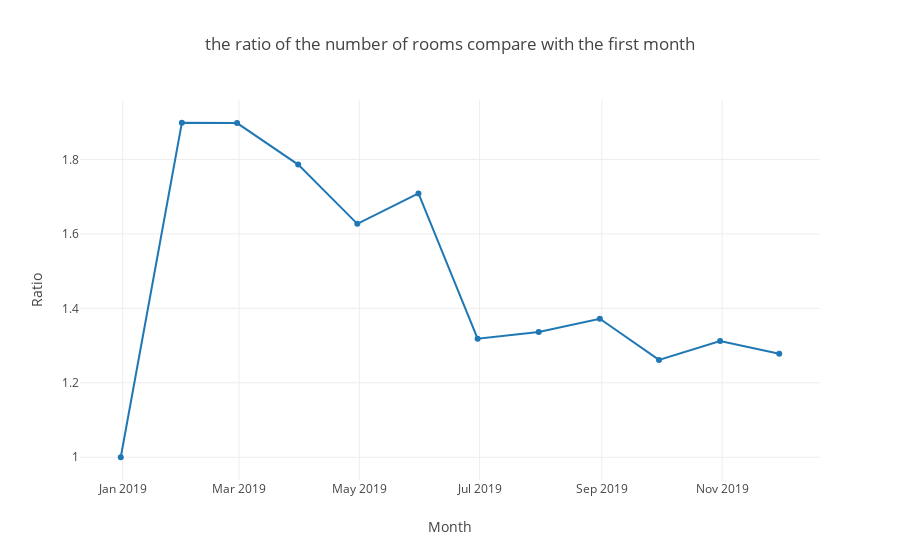

Notebook cell for this chart:
### Code cell
trace6 = go.Scatter(
    x = number_hire_room.index[:-1],
    y = number_hire_room.price[:-1]/number_hire_room.price[0]
)
data6 = [trace6]
layout6 = go.Layout(
    title = "the ratio of the number of rooms compare with the first month",
    xaxis = dict(title = "Month"),
    yaxis = dict(title = "Ratio")
)
fig6 = go.Figure(data = data6, layout = layout6)

offline.iplot(fig6)

### Figure 1 — Plotly figure (JSON) as saved in the notebook; plotly's stock layout.template omitted (floating-point values rounded to 4 significant figures)
{"data": [{"type": "scatter", "uid": "54b2d5a4-2ead-458f-b4da-89848c04983c", "x": ["2018-12-31", "2019-01-31", "2019-02-28", "2019-03-31", "2019-04-30", "2019-05-31", "2019-06-30", "2019-07-31", "2019-08-31", "2019-09-30", "2019-10-31", "2019-11-30"], "y": [1, 1.899, 1.898, 1.786, 1.627, 1.709, 1.318, 1.337, 1.372, 1.262, 1.313, 1.278]}], "layout": {"title": {"text": "the ratio of the number of rooms compare with the first month"}, "xaxis": {"title": {"text": "Month"}}, "yaxis": {"title": {"text": "Ratio"}}}}
